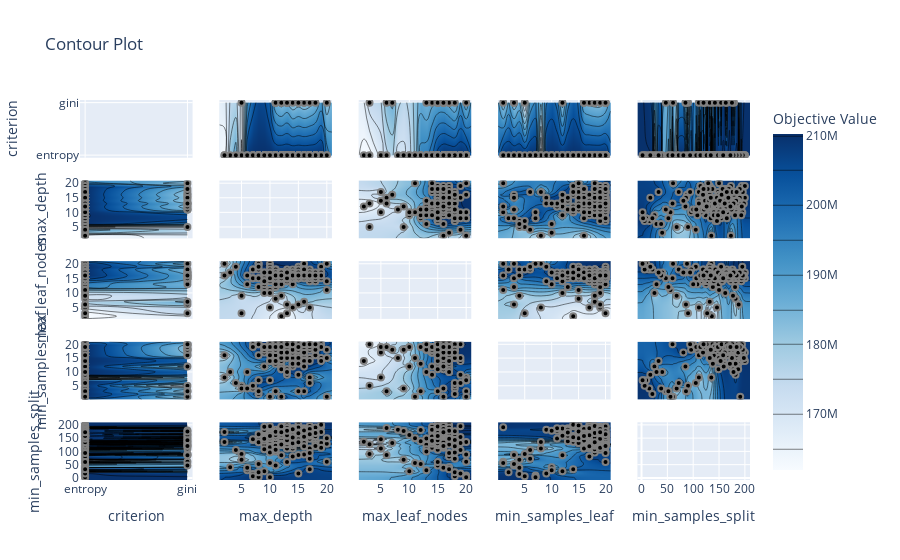

This figure's notebook cell:
### Code cell
plot_contour(study)

### Figure 1 — Plotly figure (JSON) as saved in the notebook; plotly's stock layout.template omitted (floating-point values rounded to 4 significant figures; data arrays with more than 128 entries replaced by an {"elided": "..."} marker saying what was removed)
{"data": [{"type": "scatter", "xaxis": "x", "yaxis": "y"}, {"colorbar": {"title": {"text": "Objective Value"}}, "colorscale": [[0, "rgb(247,251,255)"], [0.125, "rgb(222,235,247)"], [0.25, "rgb(198,219,239)"], [0.375, "rgb(158,202,225)"], [0.5, "rgb(107,174,214)"], [0.625, "rgb(66,146,198)"], [0.75, "rgb(33,113,181)"], [0.875, "rgb(8,81,156)"], [1, "rgb(8,48,107)"]], "connectgaps": true, "contours": {"coloring": "heatmap"}, "hoverinfo": "none", "line": {"smoothing": 1.3}, "reversescale": false, "showscale": true, "type": "contour", "x": ["entropy", "gini"], "xaxis": "x6", "y": [1.1, 2, 3, 4, 5, 6, 7, 8, 9, 10, 11, 12, 13, 14, 15, 16, 17, 18, 19, 20, 20.9], "yaxis": "y6", "z": [[null, null], [161900000.0, null], [181700000.0, null], [187600000.0, null], [163700000.0, 168100000.0], [209900000.0, null], [210100000.0, null], [210100000.0, null], [210200000.0, null], [210200000.0, null], [210200000.0, 185400000], [210200000.0, 182700000.0], [210200000.0, 185400000], [210200000.0, 180900000.0], [210200000.0, 182700000.0], [210200000.0, 181200000], [210200000.0, 182700000.0], [210200000.0, 185400000], [210200000.0, null], [198500000.0, 180800000.0], [null, null]]}, {"marker": {"color": "black", "line": {"color": "Gray", "width": 2}}, "mode": "markers", "name": "Feasible Trial", "showlegend": false, "type": "scatter", "x": {"elided": "219 str values"}, "xaxis": "x6", "y": {"elided": "219 int values"}, "yaxis": "y6"}, {"colorbar": {"title": {"text": "Objective Value"}}, "colorscale": [[0, "rgb(247,251,255)"], [0.125, "rgb(222,235,247)"], [0.25, "rgb(198,219,239)"], [0.375, "rgb(158,202,225)"], [0.5, "rgb(107,174,214)"], [0.625, "rgb(66,146,198)"], [0.75, "rgb(33,113,181)"], [0.875, "rgb(8,81,156)"], [1, "rgb(8,48,107)"]], "connectgaps": true, "contours": {"coloring": "heatmap"}, "hoverinfo": "none", "line": {"smoothing": 1.3}, "reversescale": false, "showscale": false, "type": "contour", "x": ["entropy", "gini"], "xaxis": "x11", "y": [1.1, 2, 3, 5, 6, 7, 8, 9, 10, 11, 12, 13, 14, 15, 16, 17, 18, 19, 20, 20.9], "yaxis": "y11", "z": [[null, null], [153000000.0, null], [153000000.0, 168100000.0], [161900000.0, null], [168900000.0, 178400000.0], [null, 181200000], [163400000.0, null], [163700000.0, null], [167900000.0, null], [175900000.0, null], [191900000.0, null], [193000000.0, 180900000.0], [198500000.0, 183700000.0], [207400000, 185400000], [210200000.0, 185400000], [210100000.0, 182700000.0], [210100000.0, 179300000.0], [210100000.0, null], [210100000.0, 180800000.0], [null, null]]}, {"marker": {"color": "black", "line": {"color": "Gray", "width": 2}}, "mode": "markers", "name": "Feasible Trial", "showlegend": false, "type": "scatter", "x": {"elided": "219 str values"}, "xaxis": "x11", "y": {"elided": "219 int values"}, "yaxis": "y11"}, {"colorbar": {"title": {"text": "Objective Value"}}, "colorscale": [[0, "rgb(247,251,255)"], [0.125, "rgb(222,235,247)"], [0.25, "rgb(198,219,239)"], [0.375, "rgb(158,202,225)"], [0.5, "rgb(107,174,214)"], [0.625, "rgb(66,146,198)"], [0.75, "rgb(33,113,181)"], [0.875, "rgb(8,81,156)"], [1, "rgb(8,48,107)"]], "connectgaps": true, "contours": {"coloring": "heatmap"}, "hoverinfo": "none", "line": {"smoothing": 1.3}, "reversescale": false, "showscale": false, "type": "contour", "x": ["entropy", "gini"], "xaxis": "x16", "y": [0.05, 1, 2, 3, 4, 5, 6, 7, 8, 9, 10, 11, 12, 13, 14, 15, 16, 17, 18, 19, 20, 20.95], "yaxis": "y16", "z": [[null, null], [210200000.0, 180800000.0], [210100000.0, null], [210100000.0, 181000000.0], [210100000.0, null], [210100000.0, 168100000.0], [210100000.0, null], [210100000.0, null], [161900000.0, null], [210100000.0, null], [210100000.0, null], [210200000.0, null], [210200000.0, 182300000.0], [210200000.0, null], [210200000.0, null], [210200000.0, null], [210200000.0, 185400000], [210200000.0, 183700000.0], [210200000.0, 182700000.0], [210200000.0, 182700000.0], [210200000.0, 185400000], [null, null]]}, {"marker": {"color": "black", "line": {"color": "Gray", "width": 2}}, "mode": "markers", "name": "Feasible Trial", "showlegend": false, "type": "scatter", "x": {"elided": "219 str values"}, "xaxis": "x16", "y": {"elided": "219 int values"}, "yaxis": "y16"}, {"colorbar": {"title": {"text": "Objective Value"}}, "colorscale": [[0, "rgb(247,251,255)"], [0.125, "rgb(222,235,247)"], [0.25, "rgb(198,219,239)"], [0.375, "rgb(158,202,225)"], [0.5, "rgb(107,174,214)"], [0.625, "rgb(66,146,198)"], [0.75, "rgb(33,113,181)"], [0.875, "rgb(8,81,156)"], [1, "rgb(8,48,107)"]], "connectgaps": true, "contours": {"coloring": "heatmap"}, "hoverinfo": "none", "line": {"smoothing": 1.3}, "reversescale": false, "showscale": false, "type": "contour", "x": ["entropy", "gini"], "xaxis": "x21", "y": [-7.9, 2, 3, 6, 9, 15, 17, 21, 25, 29, 33, 38, 40, 47, 52, 56, 60, 61, 68, 72, 81, 85, 86, 88, 90, 94, 96, 100, 105, 106, 108, 111, 114, 116, 117, 119, 120, 121, 123, 124, 125, 126, 127, 128, 129, 130, 131, 132, 134, 135, 136, 137, 138, 140, 141, 142, 143, 144, 146, 147, 148, 149, 150, 152, 153, 154, 155, 156, 157, 158, 159, 160, 161, 162, 163, 164, 165, 166, 167, 168, 169, 170, 171, 172, 173, 174, 175, 176, 177, 178, 179, 181, 182, 183, 184, 185, 186, 187, 188, 190, 191, 193, 194, 195, 196, 198, 200, 209.9], "yaxis": "y21", "z": {"elided": "108x2 float values"}}, {"marker": {"color": "black", "line": {"color": "Gray", "width": 2}}, "mode": "markers", "name": "Feasible Trial", "showlegend": false, "type": "scatter", "x": {"elided": "219 str values"}, "xaxis": "x21", "y": {"elided": "219 int values"}, "yaxis": "y21"}, {"colorbar": {"title": {"text": "Objective Value"}}, "colorscale": [[0, "rgb(247,251,255)"], [0.125, "rgb(222,235,247)"], [0.25, "rgb(198,219,239)"], [0.375, "rgb(158,202,225)"], [0.5, "rgb(107,174,214)"], [0.625, "rgb(66,146,198)"], [0.75, "rgb(33,113,181)"], [0.875, "rgb(8,81,156)"], [1, "rgb(8,48,107)"]], "connectgaps": true, "contours": {"coloring": "heatmap"}, "hoverinfo": "none", "line": {"smoothing": 1.3}, "reversescale": false, "showscale": false, "type": "contour", "x": [1.1, 2, 3, 4, 5, 6, 7, 8, 9, 10, 11, 12, 13, 14, 15, 16, 17, 18, 19, 20, 20.9], "xaxis": "x2", "y": ["entropy", "gini"], "yaxis": "y2", "z": [[null, 161900000.0, 181700000.0, 187600000.0, 163700000.0, 209900000.0, 210100000.0, 210100000.0, 210200000.0, 210200000.0, 210200000.0, 210200000.0, 210200000.0, 210200000.0, 210200000.0, 210200000.0, 210200000.0, 210200000.0, 210200000.0, 198500000.0, null], [null, null, null, null, 168100000.0, null, null, null, null, null, 185400000, 182700000.0, 185400000, 180900000.0, 182700000.0, 181200000, 182700000.0, 185400000, null, 180800000.0, null]]}, {"marker": {"color": "black", "line": {"color": "Gray", "width": 2}}, "mode": "markers", "name": "Feasible Trial", "showlegend": false, "type": "scatter", "x": {"elided": "219 int values"}, "xaxis": "x2", "y": {"elided": "219 str values"}, "yaxis": "y2"}, {"type": "scatter", "xaxis": "x7", "yaxis": "y7"}, {"colorbar": {"title": {"text": "Objective Value"}}, "colorscale": [[0, "rgb(247,251,255)"], [0.125, "rgb(222,235,247)"], [0.25, "rgb(198,219,239)"], [0.375, "rgb(158,202,225)"], [0.5, "rgb(107,174,214)"], [0.625, "rgb(66,146,198)"], [0.75, "rgb(33,113,181)"], [0.875, "rgb(8,81,156)"], [1, "rgb(8,48,107)"]], "connectgaps": true, "contours": {"coloring": "heatmap"}, "hoverinfo": "none", "line": {"smoothing": 1.3}, "reversescale": false, "showscale": false, "type": "contour", "x": [1.1, 2, 3, 4, 5, 6, 7, 8, 9, 10, 11, 12, 13, 14, 15, 16, 17, 18, 19, 20, 20.9], "xaxis": "x12", "y": [1.1, 2, 3, 5, 6, 7, 8, 9, 10, 11, 12, 13, 14, 15, 16, 17, 18, 19, 20, 20.9], "yaxis": "y12", "z": {"elided": "20x21 float values"}}, {"marker": {"color": "black", "line": {"color": "Gray", "width": 2}}, "mode": "markers", "name": "Feasible Trial", "showlegend": false, "type": "scatter", "x": {"elided": "219 int values"}, "xaxis": "x12", "y": {"elided": "219 int values"}, "yaxis": "y12"}, {"colorbar": {"title": {"text": "Objective Value"}}, "colorscale": [[0, "rgb(247,251,255)"], [0.125, "rgb(222,235,247)"], [0.25, "rgb(198,219,239)"], [0.375, "rgb(158,202,225)"], [0.5, "rgb(107,174,214)"], [0.625, "rgb(66,146,198)"], [0.75, "rgb(33,113,181)"], [0.875, "rgb(8,81,156)"], [1, "rgb(8,48,107)"]], "connectgaps": true, "contours": {"coloring": "heatmap"}, "hoverinfo": "none", "line": {"smoothing": 1.3}, "reversescale": false, "showscale": false, "type": "contour", "x": [1.1, 2, 3, 4, 5, 6, 7, 8, 9, 10, 11, 12, 13, 14, 15, 16, 17, 18, 19, 20, 20.9], "xaxis": "x17", "y": [0.05, 1, 2, 3, 4, 5, 6, 7, 8, 9, 10, 11, 12, 13, 14, 15, 16, 17, 18, 19, 20, 20.95], "yaxis": "y17", "z": {"elided": "22x21 float values"}}, {"marker": {"color": "black", "line": {"color": "Gray", "width": 2}}, "mode": "markers", "name": "Feasible Trial", "showlegend": false, "type": "scatter", "x": {"elided": "219 int values"}, "xaxis": "x17", "y": {"elided": "219 int values"}, "yaxis": "y17"}, {"colorbar": {"title": {"text": "Objective Value"}}, "colorscale": [[0, "rgb(247,251,255)"], [0.125, "rgb(222,235,247)"], [0.25, "rgb(198,219,239)"], [0.375, "rgb(158,202,225)"], [0.5, "rgb(107,174,214)"], [0.625, "rgb(66,146,198)"], [0.75, "rgb(33,113,181)"], [0.875, "rgb(8,81,156)"], [1, "rgb(8,48,107)"]], "connectgaps": true, "contours": {"coloring": "heatmap"}, "hoverinfo": "none", "line": {"smoothing": 1.3}, "reversescale": false, "showscale": false, "type": "contour", "x": [1.1, 2, 3, 4, 5, 6, 7, 8, 9, 10, 11, 12, 13, 14, 15, 16, 17, 18, 19, 20, 20.9], "xaxis": "x22", "y": [-7.9, 2, 3, 6, 9, 15, 17, 21, 25, 29, 33, 38, 40, 47, 52, 56, 60, 61, 68, 72, 81, 85, 86, 88, 90, 94, 96, 100, 105, 106, 108, 111, 114, 116, 117, 119, 120, 121, 123, 124, 125, 126, 127, 128, 129, 130, 131, 132, 134, 135, 136, 137, 138, 140, 141, 142, 143, 144, 146, 147, 148, 149, 150, 152, 153, 154, 155, 156, 157, 158, 159, 160, 161, 162, 163, 164, 165, 166, 167, 168, 169, 170, 171, 172, 173, 174, 175, 176, 177, 178, 179, 181, 182, 183, 184, 185, 186, 187, 188, 190, 191, 193, 194, 195, 196, 198, 200, 209.9], "yaxis": "y22", "z": {"elided": "108x21 float values"}}, {"marker": {"color": "black", "line": {"color": "Gray", "width": 2}}, "mode": "markers", "name": "Feasible Trial", "showlegend": false, "type": "scatter", "x": {"elided": "219 int values"}, "xaxis": "x22", "y": {"elided": "219 int values"}, "yaxis": "y22"}, {"colorbar": {"title": {"text": "Objective Value"}}, "colorscale": [[0, "rgb(247,251,255)"], [0.125, "rgb(222,235,247)"], [0.25, "rgb(198,219,239)"], [0.375, "rgb(158,202,225)"], [0.5, "rgb(107,174,214)"], [0.625, "rgb(66,146,198)"], [0.75, "rgb(33,113,181)"], [0.875, "rgb(8,81,156)"], [1, "rgb(8,48,107)"]], "connectgaps": true, "contours": {"coloring": "heatmap"}, "hoverinfo": "none", "line": {"smoothing": 1.3}, "reversescale": false, "showscale": false, "type": "contour", "x": [1.1, 2, 3, 5, 6, 7, 8, 9, 10, 11, 12, 13, 14, 15, 16, 17, 18, 19, 20, 20.9], "xaxis": "x3", "y": ["entropy", "gini"], "yaxis": "y3", "z": [[null, 153000000.0, 153000000.0, 161900000.0, 168900000.0, null, 163400000.0, 163700000.0, 167900000.0, 175900000.0, 191900000.0, 193000000.0, 198500000.0, 207400000, 210200000.0, 210100000.0, 210100000.0, 210100000.0, 210100000.0, null], [null, null, 168100000.0, null, 178400000.0, 181200000, null, null, null, null, null, 180900000.0, 183700000.0, 185400000, 185400000, 182700000.0, 179300000.0, null, 180800000.0, null]]}, {"marker": {"color": "black", "line": {"color": "Gray", "width": 2}}, "mode": "markers", "name": "Feasible Trial", "showlegend": false, "type": "scatter", "x": {"elided": "219 int values"}, "xaxis": "x3", "y": {"elided": "219 str values"}, "yaxis": "y3"}, {"colorbar": {"title": {"text": "Objective Value"}}, "colorscale": [[0, "rgb(247,251,255)"], [0.125, "rgb(222,235,247)"], [0.25, "rgb(198,219,239)"], [0.375, "rgb(158,202,225)"], [0.5, "rgb(107,174,214)"], [0.625, "rgb(66,146,198)"], [0.75, "rgb(33,113,181)"], [0.875, "rgb(8,81,156)"], [1, "rgb(8,48,107)"]], "connectgaps": true, "contours": {"coloring": "heatmap"}, "hoverinfo": "none", "line": {"smoothing": 1.3}, "reversescale": false, "showscale": false, "type": "contour", "x": [1.1, 2, 3, 5, 6, 7, 8, 9, 10, 11, 12, 13, 14, 15, 16, 17, 18, 19, 20, 20.9], "xaxis": "x8", "y": [1.1, 2, 3, 4, 5, 6, 7, 8, 9, 10, 11, 12, 13, 14, 15, 16, 17, 18, 19, 20, 20.9], "yaxis": "y8", "z": {"elided": "21x20 float values"}}, {"marker": {"color": "black", "line": {"color": "Gray", "width": 2}}, "mode": "markers", "name": "Feasible Trial", "showlegend": false, "type": "scatter", "x": {"elided": "219 int values"}, "xaxis": "x8", "y": {"elided": "219 int values"}, "yaxis": "y8"}, {"type": "scatter", "xaxis": "x13", "yaxis": "y13"}, {"colorbar": {"title": {"text": "Objective Value"}}, "colorscale": [[0, "rgb(247,251,255)"], [0.125, "rgb(222,235,247)"], [0.25, "rgb(198,219,239)"], [0.375, "rgb(158,202,225)"], [0.5, "rgb(107,174,214)"], [0.625, "rgb(66,146,198)"], [0.75, "rgb(33,113,181)"], [0.875, "rgb(8,81,156)"], [1, "rgb(8,48,107)"]], "connectgaps": true, "contours": {"coloring": "heatmap"}, "hoverinfo": "none", "line": {"smoothing": 1.3}, "reversescale": false, "showscale": false, "type": "contour", "x": [1.1, 2, 3, 5, 6, 7, 8, 9, 10, 11, 12, 13, 14, 15, 16, 17, 18, 19, 20, 20.9], "xaxis": "x18", "y": [0.05, 1, 2, 3, 4, 5, 6, 7, 8, 9, 10, 11, 12, 13, 14, 15, 16, 17, 18, 19, 20, 20.95], "yaxis": "y18", "z": {"elided": "22x20 float values"}}, {"marker": {"color": "black", "line": {"color": "Gray", "width": 2}}, "mode": "markers", "name": "Feasible Trial", "showlegend": false, "type": "scatter", "x": {"elided": "219 int values"}, "xaxis": "x18", "y": {"elided": "219 int values"}, "yaxis": "y18"}, {"colorbar": {"title": {"text": "Objective Value"}}, "colorscale": [[0, "rgb(247,251,255)"], [0.125, "rgb(222,235,247)"], [0.25, "rgb(198,219,239)"], [0.375, "rgb(158,202,225)"], [0.5, "rgb(107,174,214)"], [0.625, "rgb(66,146,198)"], [0.75, "rgb(33,113,181)"], [0.875, "rgb(8,81,156)"], [1, "rgb(8,48,107)"]], "connectgaps": true, "contours": {"coloring": "heatmap"}, "hoverinfo": "none", "line": {"smoothing": 1.3}, "reversescale": false, "showscale": false, "type": "contour", "x": [1.1, 2, 3, 5, 6, 7, 8, 9, 10, 11, 12, 13, 14, 15, 16, 17, 18, 19, 20, 20.9], "xaxis": "x23", "y": [-7.9, 2, 3, 6, 9, 15, 17, 21, 25, 29, 33, 38, 40, 47, 52, 56, 60, 61, 68, 72, 81, 85, 86, 88, 90, 94, 96, 100, 105, 106, 108, 111, 114, 116, 117, 119, 120, 121, 123, 124, 125, 126, 127, 128, 129, 130, 131, 132, 134, 135, 136, 137, 138, 140, 141, 142, 143, 144, 146, 147, 148, 149, 150, 152, 153, 154, 155, 156, 157, 158, 159, 160, 161, 162, 163, 164, 165, 166, 167, 168, 169, 170, 171, 172, 173, 174, 175, 176, 177, 178, 179, 181, 182, 183, 184, 185, 186, 187, 188, 190, 191, 193, 194, 195, 196, 198, 200, 209.9], "yaxis": "y23", "z": {"elided": "108x20 float values"}}, {"marker": {"color": "black", "line": {"color": "Gray", "width": 2}}, "mode": "markers", "name": "Feasible Trial", "showlegend": false, "type": "scatter", "x": {"elided": "219 int values"}, "xaxis": "x23", "y": {"elided": "219 int values"}, "yaxis": "y23"}, {"colorbar": {"title": {"text": "Objective Value"}}, "colorscale": [[0, "rgb(247,251,255)"], [0.125, "rgb(222,235,247)"], [0.25, "rgb(198,219,239)"], [0.375, "rgb(158,202,225)"], [0.5, "rgb(107,174,214)"], [0.625, "rgb(66,146,198)"], [0.75, "rgb(33,113,181)"], [0.875, "rgb(8,81,156)"], [1, "rgb(8,48,107)"]], "connectgaps": true, "contours": {"coloring": "heatmap"}, "hoverinfo": "none", "line": {"smoothing": 1.3}, "reversescale": false, "showscale": false, "type": "contour", "x": [0.05, 1, 2, 3, 4, 5, 6, 7, 8, 9, 10, 11, 12, 13, 14, 15, 16, 17, 18, 19, 20, 20.95], "xaxis": "x4", "y": ["entropy", "gini"], "yaxis": "y4", "z": [[null, 210200000.0, 210100000.0, 210100000.0, 210100000.0, 210100000.0, 210100000.0, 210100000.0, 161900000.0, 210100000.0, 210100000.0, 210200000.0, 210200000.0, 210200000.0, 210200000.0, 210200000.0, 210200000.0, 210200000.0, 210200000.0, 210200000.0, 210200000.0, null], [null, 180800000.0, null, 181000000.0, null, 168100000.0, null, null, null, null, null, null, 182300000.0, null, null, null, 185400000, 183700000.0, 182700000.0, 182700000.0, 185400000, null]]}, {"marker": {"color": "black", "line": {"color": "Gray", "width": 2}}, "mode": "markers", "name": "Feasible Trial", "showlegend": false, "type": "scatter", "x": {"elided": "219 int values"}, "xaxis": "x4", "y": {"elided": "219 str values"}, "yaxis": "y4"}, {"colorbar": {"title": {"text": "Objective Value"}}, "colorscale": [[0, "rgb(247,251,255)"], [0.125, "rgb(222,235,247)"], [0.25, "rgb(198,219,239)"], [0.375, "rgb(158,202,225)"], [0.5, "rgb(107,174,214)"], [0.625, "rgb(66,146,198)"], [0.75, "rgb(33,113,181)"], [0.875, "rgb(8,81,156)"], [1, "rgb(8,48,107)"]], "connectgaps": true, "contours": {"coloring": "heatmap"}, "hoverinfo": "none", "line": {"smoothing": 1.3}, "reversescale": false, "showscale": false, "type": "contour", "x": [0.05, 1, 2, 3, 4, 5, 6, 7, 8, 9, 10, 11, 12, 13, 14, 15, 16, 17, 18, 19, 20, 20.95], "xaxis": "x9", "y": [1.1, 2, 3, 4, 5, 6, 7, 8, 9, 10, 11, 12, 13, 14, 15, 16, 17, 18, 19, 20, 20.9], "yaxis": "y9", "z": {"elided": "21x22 float values"}}, {"marker": {"color": "black", "line": {"color": "Gray", "width": 2}}, "mode": "markers", "name": "Feasible Trial", "showlegend": false, "type": "scatter", "x": {"elided": "219 int values"}, "xaxis": "x9", "y": {"elided": "219 int values"}, "yaxis": "y9"}, {"colorbar": {"title": {"text": "Objective Value"}}, "colorscale": [[0, "rgb(247,251,255)"], [0.125, "rgb(222,235,247)"], [0.25, "rgb(198,219,239)"], [0.375, "rgb(158,202,225)"], [0.5, "rgb(107,174,214)"], [0.625, "rgb(66,146,198)"], [0.75, "rgb(33,113,181)"], [0.875, "rgb(8,81,156)"], [1, "rgb(8,48,107)"]], "connectgaps": true, "contours": {"coloring": "heatmap"}, "hoverinfo": "none", "line": {"smoothing": 1.3}, "reversescale": false, "showscale": false, "type": "contour", "x": [0.05, 1, 2, 3, 4, 5, 6, 7, 8, 9, 10, 11, 12, 13, 14, 15, 16, 17, 18, 19, 20, 20.95], "xaxis": "x14", "y": [1.1, 2, 3, 5, 6, 7, 8, 9, 10, 11, 12, 13, 14, 15, 16, 17, 18, 19, 20, 20.9], "yaxis": "y14", "z": {"elided": "20x22 float values"}}, {"marker": {"color": "black", "line": {"color": "Gray", "width": 2}}, "mode": "markers", "name": "Feasible Trial", "showlegend": false, "type": "scatter", "x": {"elided": "219 int values"}, "xaxis": "x14", "y": {"elided": "219 int values"}, "yaxis": "y14"}, {"type": "scatter", "xaxis": "x19", "yaxis": "y19"}, {"colorbar": {"title": {"text": "Objective Value"}}, "colorscale": [[0, "rgb(247,251,255)"], [0.125, "rgb(222,235,247)"], [0.25, "rgb(198,219,239)"], [0.375, "rgb(158,202,225)"], [0.5, "rgb(107,174,214)"], [0.625, "rgb(66,146,198)"], [0.75, "rgb(33,113,181)"], [0.875, "rgb(8,81,156)"], [1, "rgb(8,48,107)"]], "connectgaps": true, "contours": {"coloring": "heatmap"}, "hoverinfo": "none", "line": {"smoothing": 1.3}, "reversescale": false, "showscale": false, "type": "contour", "x": [0.05, 1, 2, 3, 4, 5, 6, 7, 8, 9, 10, 11, 12, 13, 14, 15, 16, 17, 18, 19, 20, 20.95], "xaxis": "x24", "y": [-7.9, 2, 3, 6, 9, 15, 17, 21, 25, 29, 33, 38, 40, 47, 52, 56, 60, 61, 68, 72, 81, 85, 86, 88, 90, 94, 96, 100, 105, 106, 108, 111, 114, 116, 117, 119, 120, 121, 123, 124, 125, 126, 127, 128, 129, 130, 131, 132, 134, 135, 136, 137, 138, 140, 141, 142, 143, 144, 146, 147, 148, 149, 150, 152, 153, 154, 155, 156, 157, 158, 159, 160, 161, 162, 163, 164, 165, 166, 167, 168, 169, 170, 171, 172, 173, 174, 175, 176, 177, 178, 179, 181, 182, 183, 184, 185, 186, 187, 188, 190, 191, 193, 194, 195, 196, 198, 200, 209.9], "yaxis": "y24", "z": {"elided": "108x22 float values"}}, {"marker": {"color": "black", "line": {"color": "Gray", "width": 2}}, "mode": "markers", "name": "Feasible Trial", "showlegend": false, "type": "scatter", "x": {"elided": "219 int values"}, "xaxis": "x24", "y": {"elided": "219 int values"}, "yaxis": "y24"}, {"colorbar": {"title": {"text": "Objective Value"}}, "colorscale": [[0, "rgb(247,251,255)"], [0.125, "rgb(222,235,247)"], [0.25, "rgb(198,219,239)"], [0.375, "rgb(158,202,225)"], [0.5, "rgb(107,174,214)"], [0.625, "rgb(66,146,198)"], [0.75, "rgb(33,113,181)"], [0.875, "rgb(8,81,156)"], [1, "rgb(8,48,107)"]], "connectgaps": true, "contours": {"coloring": "heatmap"}, "hoverinfo": "none", "line": {"smoothing": 1.3}, "reversescale": false, "showscale": false, "type": "contour", "x": [-7.9, 2, 3, 6, 9, 15, 17, 21, 25, 29, 33, 38, 40, 47, 52, 56, 60, 61, 68, 72, 81, 85, 86, 88, 90, 94, 96, 100, 105, 106, 108, 111, 114, 116, 117, 119, 120, 121, 123, 124, 125, 126, 127, 128, 129, 130, 131, 132, 134, 135, 136, 137, 138, 140, 141, 142, 143, 144, 146, 147, 148, 149, 150, 152, 153, 154, 155, 156, 157, 158, 159, 160, 161, 162, 163, 164, 165, 166, 167, 168, 169, 170, 171, 172, 173, 174, 175, 176, 177, 178, 179, 181, 182, 183, 184, 185, 186, 187, 188, 190, 191, 193, 194, 195, 196, 198, 200, 209.9], "xaxis": "x5", "y": ["entropy", "gini"], "yaxis": "y5", "z": {"elided": "2x108 float values"}}, {"marker": {"color": "black", "line": {"color": "Gray", "width": 2}}, "mode": "markers", "name": "Feasible Trial", "showlegend": false, "type": "scatter", "x": {"elided": "219 int values"}, "xaxis": "x5", "y": {"elided": "219 str values"}, "yaxis": "y5"}, {"colorbar": {"title": {"text": "Objective Value"}}, "colorscale": [[0, "rgb(247,251,255)"], [0.125, "rgb(222,235,247)"], [0.25, "rgb(198,219,239)"], [0.375, "rgb(158,202,225)"], [0.5, "rgb(107,174,214)"], [0.625, "rgb(66,146,198)"], [0.75, "rgb(33,113,181)"], [0.875, "rgb(8,81,156)"], [1, "rgb(8,48,107)"]], "connectgaps": true, "contours": {"coloring": "heatmap"}, "hoverinfo": "none", "line": {"smoothing": 1.3}, "reversescale": false, "showscale": false, "type": "contour", "x": [-7.9, 2, 3, 6, 9, 15, 17, 21, 25, 29, 33, 38, 40, 47, 52, 56, 60, 61, 68, 72, 81, 85, 86, 88, 90, 94, 96, 100, 105, 106, 108, 111, 114, 116, 117, 119, 120, 121, 123, 124, 125, 126, 127, 128, 129, 130, 131, 132, 134, 135, 136, 137, 138, 140, 141, 142, 143, 144, 146, 147, 148, 149, 150, 152, 153, 154, 155, 156, 157, 158, 159, 160, 161, 162, 163, 164, 165, 166, 167, 168, 169, 170, 171, 172, 173, 174, 175, 176, 177, 178, 179, 181, 182, 183, 184, 185, 186, 187, 188, 190, 191, 193, 194, 195, 196, 198, 200, 209.9], "xaxis": "x10", "y": [1.1, 2, 3, 4, 5, 6, 7, 8, 9, 10, 11, 12, 13, 14, 15, 16, 17, 18, 19, 20, 20.9], "yaxis": "y10", "z": {"elided": "21x108 float values"}}, {"marker": {"color": "black", "line": {"color": "Gray", "width": 2}}, "mode": "markers", "name": "Feasible Trial", "showlegend": false, "type": "scatter", "x": {"elided": "219 int values"}, "xaxis": "x10", "y": {"elided": "219 int values"}, "yaxis": "y10"}, {"colorbar": {"title": {"text": "Objective Value"}}, "colorscale": [[0, "rgb(247,251,255)"], [0.125, "rgb(222,235,247)"], [0.25, "rgb(198,219,239)"], [0.375, "rgb(158,202,225)"], [0.5, "rgb(107,174,214)"], [0.625, "rgb(66,146,198)"], [0.75, "rgb(33,113,181)"], [0.875, "rgb(8,81,156)"], [1, "rgb(8,48,107)"]], "connectgaps": true, "contours": {"coloring": "heatmap"}, "hoverinfo": "none", "line": {"smoothing": 1.3}, "reversescale": false, "showscale": false, "type": "contour", "x": [-7.9, 2, 3, 6, 9, 15, 17, 21, 25, 29, 33, 38, 40, 47, 52, 56, 60, 61, 68, 72, 81, 85, 86, 88, 90, 94, 96, 100, 105, 106, 108, 111, 114, 116, 117, 119, 120, 121, 123, 124, 125, 126, 127, 128, 129, 130, 131, 132, 134, 135, 136, 137, 138, 140, 141, 142, 143, 144, 146, 147, 148, 149, 150, 152, 153, 154, 155, 156, 157, 158, 159, 160, 161, 162, 163, 164, 165, 166, 167, 168, 169, 170, 171, 172, 173, 174, 175, 176, 177, 178, 179, 181, 182, 183, 184, 185, 186, 187, 188, 190, 191, 193, 194, 195, 196, 198, 200, 209.9], "xaxis": "x15", "y": [1.1, 2, 3, 5, 6, 7, 8, 9, 10, 11, 12, 13, 14, 15, 16, 17, 18, 19, 20, 20.9], "yaxis": "y15", "z": {"elided": "20x108 float values"}}, {"marker": {"color": "black", "line": {"color": "Gray", "width": 2}}, "mode": "markers", "name": "Feasible Trial", "showlegend": false, "type": "scatter", "x": {"elided": "219 int values"}, "xaxis": "x15", "y": {"elided": "219 int values"}, "yaxis": "y15"}, {"colorbar": {"title": {"text": "Objective Value"}}, "colorscale": [[0, "rgb(247,251,255)"], [0.125, "rgb(222,235,247)"], [0.25, "rgb(198,219,239)"], [0.375, "rgb(158,202,225)"], [0.5, "rgb(107,174,214)"], [0.625, "rgb(66,146,198)"], [0.75, "rgb(33,113,181)"], [0.875, "rgb(8,81,156)"], [1, "rgb(8,48,107)"]], "connectgaps": true, "contours": {"coloring": "heatmap"}, "hoverinfo": "none", "line": {"smoothing": 1.3}, "reversescale": false, "showscale": false, "type": "contour", "x": [-7.9, 2, 3, 6, 9, 15, 17, 21, 25, 29, 33, 38, 40, 47, 52, 56, 60, 61, 68, 72, 81, 85, 86, 88, 90, 94, 96, 100, 105, 106, 108, 111, 114, 116, 117, 119, 120, 121, 123, 124, 125, 126, 127, 128, 129, 130, 131, 132, 134, 135, 136, 137, 138, 140, 141, 142, 143, 144, 146, 147, 148, 149, 150, 152, 153, 154, 155, 156, 157, 158, 159, 160, 161, 162, 163, 164, 165, 166, 167, 168, 169, 170, 171, 172, 173, 174, 175, 176, 177, 178, 179, 181, 182, 183, 184, 185, 186, 187, 188, 190, 191, 193, 194, 195, 196, 198, 200, 209.9], "xaxis": "x20", "y": [0.05, 1, 2, 3, 4, 5, 6, 7, 8, 9, 10, 11, 12, 13, 14, 15, 16, 17, 18, 19, 20, 20.95], "yaxis": "y20", "z": {"elided": "22x108 float values"}}, {"marker": {"color": "black", "line": {"color": "Gray", "width": 2}}, "mode": "markers", "name": "Feasible Trial", "showlegend": false, "type": "scatter", "x": {"elided": "219 int values"}, "xaxis": "x20", "y": {"elided": "219 int values"}, "yaxis": "y20"}, {"type": "scatter", "xaxis": "x25", "yaxis": "y25"}], "layout": {"title": {"text": "Contour Plot"}, "xaxis": {"anchor": "y", "domain": [0, 0.168], "matches": "x21", "range": [-0.05, 1.05], "showticklabels": false, "type": "category"}, "xaxis10": {"anchor": "y10", "domain": [0.832, 1], "matches": "x25", "range": [-7.9, 209.9], "showticklabels": false}, "xaxis11": {"anchor": "y11", "domain": [0, 0.168], "matches": "x21", "range": [-0.05, 1.05], "showticklabels": false, "type": "category"}, "xaxis12": {"anchor": "y12", "domain": [0.208, 0.376], "matches": "x22", "range": [1.1, 20.9], "showticklabels": false}, "xaxis13": {"anchor": "y13", "domain": [0.416, 0.584], "matches": "x23", "range": [1.1, 20.9], "showticklabels": false}, "xaxis14": {"anchor": "y14", "domain": [0.624, 0.792], "matches": "x24", "range": [0.05, 20.95], "showticklabels": false}, "xaxis15": {"anchor": "y15", "domain": [0.832, 1], "matches": "x25", "range": [-7.9, 209.9], "showticklabels": false}, "xaxis16": {"anchor": "y16", "domain": [0, 0.168], "matches": "x21", "range": [-0.05, 1.05], "showticklabels": false, "type": "category"}, "xaxis17": {"anchor": "y17", "domain": [0.208, 0.376], "matches": "x22", "range": [1.1, 20.9], "showticklabels": false}, "xaxis18": {"anchor": "y18", "domain": [0.416, 0.584], "matches": "x23", "range": [1.1, 20.9], "showticklabels": false}, "xaxis19": {"anchor": "y19", "domain": [0.624, 0.792], "matches": "x24", "range": [0.05, 20.95], "showticklabels": false}, "xaxis2": {"anchor": "y2", "domain": [0.208, 0.376], "matches": "x22", "range": [1.1, 20.9], "showticklabels": false}, "xaxis20": {"anchor": "y20", "domain": [0.832, 1], "matches": "x25", "range": [-7.9, 209.9], "showticklabels": false}, "xaxis21": {"anchor": "y21", "domain": [0, 0.168], "range": [-0.05, 1.05], "title": {"text": "criterion"}, "type": "category"}, "xaxis22": {"anchor": "y22", "domain": [0.208, 0.376], "range": [1.1, 20.9], "title": {"text": "max_depth"}}, "xaxis23": {"anchor": "y23", "domain": [0.416, 0.584], "range": [1.1, 20.9], "title": {"text": "max_leaf_nodes"}}, "xaxis24": {"anchor": "y24", "domain": [0.624, 0.792], "range": [0.05, 20.95], "title": {"text": "min_samples_leaf"}}, "xaxis25": {"anchor": "y25", "domain": [0.832, 1], "range": [-7.9, 209.9], "title": {"text": "min_samples_split"}}, "xaxis3": {"anchor": "y3", "domain": [0.416, 0.584], "matches": "x23", "range": [1.1, 20.9], "showticklabels": false}, "xaxis4": {"anchor": "y4", "domain": [0.624, 0.792], "matches": "x24", "range": [0.05, 20.95], "showticklabels": false}, "xaxis5": {"anchor": "y5", "domain": [0.832, 1], "matches": "x25", "range": [-7.9, 209.9], "showticklabels": false}, "xaxis6": {"anchor": "y6", "domain": [0, 0.168], "matches": "x21", "range": [-0.05, 1.05], "showticklabels": false, "type": "category"}, "xaxis7": {"anchor": "y7", "domain": [0.208, 0.376], "matches": "x22", "range": [1.1, 20.9], "showticklabels": false}, "xaxis8": {"anchor": "y8", "domain": [0.416, 0.584], "matches": "x23", "range": [1.1, 20.9], "showticklabels": false}, "xaxis9": {"anchor": "y9", "domain": [0.624, 0.792], "matches": "x24", "range": [0.05, 20.95], "showticklabels": false}, "yaxis": {"anchor": "x", "domain": [0.848, 1], "range": [-0.05, 1.05], "title": {"text": "criterion"}, "type": "category"}, "yaxis10": {"anchor": "x10", "domain": [0.636, 0.788], "matches": "y6", "range": [1.1, 20.9], "showticklabels": false}, "yaxis11": {"anchor": "x11", "domain": [0.424, 0.576], "range": [1.1, 20.9], "title": {"text": "max_leaf_nodes"}}, "yaxis12": {"anchor": "x12", "domain": [0.424, 0.576], "matches": "y11", "range": [1.1, 20.9], "showticklabels": false}, "yaxis13": {"anchor": "x13", "domain": [0.424, 0.576], "matches": "y11", "range": [1.1, 20.9], "showticklabels": false}, "yaxis14": {"anchor": "x14", "domain": [0.424, 0.576], "matches": "y11", "range": [1.1, 20.9], "showticklabels": false}, "yaxis15": {"anchor": "x15", "domain": [0.424, 0.576], "matches": "y11", "range": [1.1, 20.9], "showticklabels": false}, "yaxis16": {"anchor": "x16", "domain": [0.212, 0.364], "range": [0.05, 20.95], "title": {"text": "min_samples_leaf"}}, "yaxis17": {"anchor": "x17", "domain": [0.212, 0.364], "matches": "y16", "range": [0.05, 20.95], "showticklabels": false}, "yaxis18": {"anchor": "x18", "domain": [0.212, 0.364], "matches": "y16", "range": [0.05, 20.95], "showticklabels": false}, "yaxis19": {"anchor": "x19", "domain": [0.212, 0.364], "matches": "y16", "range": [0.05, 20.95], "showticklabels": false}, "yaxis2": {"anchor": "x2", "domain": [0.848, 1], "matches": "y", "range": [-0.05, 1.05], "showticklabels": false, "type": "category"}, "yaxis20": {"anchor": "x20", "domain": [0.212, 0.364], "matches": "y16", "range": [0.05, 20.95], "showticklabels": false}, "yaxis21": {"anchor": "x21", "domain": [0, 0.152], "range": [-7.9, 209.9], "title": {"text": "min_samples_split"}}, "yaxis22": {"anchor": "x22", "domain": [0, 0.152], "matches": "y21", "range": [-7.9, 209.9], "showticklabels": false}, "yaxis23": {"anchor": "x23", "domain": [0, 0.152], "matches": "y21", "range": [-7.9, 209.9], "showticklabels": false}, "yaxis24": {"anchor": "x24", "domain": [0, 0.152], "matches": "y21", "range": [-7.9, 209.9], "showticklabels": false}, "yaxis25": {"anchor": "x25", "domain": [0, 0.152], "matches": "y21", "range": [-7.9, 209.9], "showticklabels": false}, "yaxis3": {"anchor": "x3", "domain": [0.848, 1], "matches": "y", "range": [-0.05, 1.05], "showticklabels": false, "type": "category"}, "yaxis4": {"anchor": "x4", "domain": [0.848, 1], "matches": "y", "range": [-0.05, 1.05], "showticklabels": false, "type": "category"}, "yaxis5": {"anchor": "x5", "domain": [0.848, 1], "matches": "y", "range": [-0.05, 1.05], "showticklabels": false, "type": "category"}, "yaxis6": {"anchor": "x6", "domain": [0.636, 0.788], "range": [1.1, 20.9], "title": {"text": "max_depth"}}, "yaxis7": {"anchor": "x7", "domain": [0.636, 0.788], "matches": "y6", "range": [1.1, 20.9], "showticklabels": false}, "yaxis8": {"anchor": "x8", "domain": [0.636, 0.788], "matches": "y6", "range": [1.1, 20.9], "showticklabels": false}, "yaxis9": {"anchor": "x9", "domain": [0.636, 0.788], "matches": "y6", "range": [1.1, 20.9], "showticklabels": false}}}
